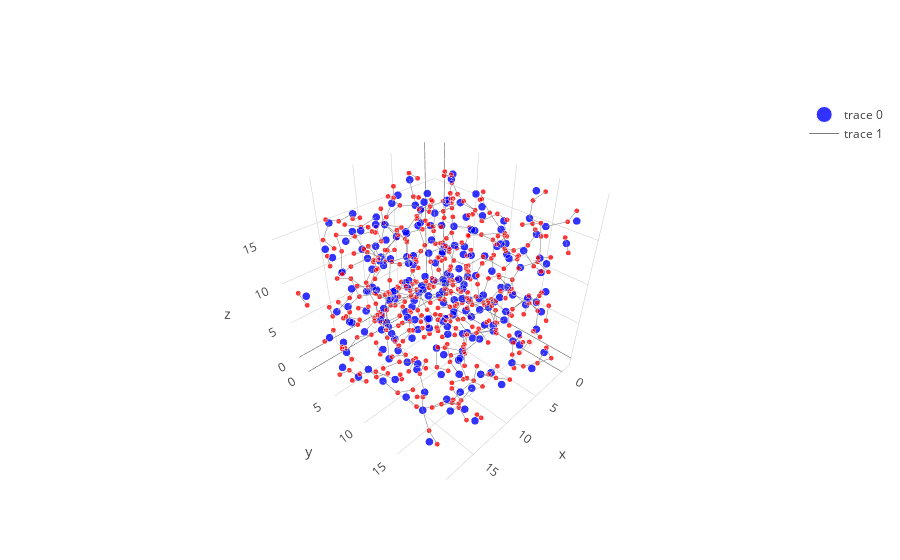

Notebook source saved alongside this figure:
### Code cell
print('displaying {0} points with {1} edges!'.format(len(graph_1), len(graph_1.edges())))
draw_plotly_3d_scatter(graph_1)

### Figure 1 — Plotly figure (JSON) as saved in the notebook; plotly's stock layout.template omitted (floating-point values rounded to 4 significant figures; data arrays with more than 128 entries replaced by an {"elided": "..."} marker saying what was removed)
{"data": [{"hovertext": {"elided": "648 str values"}, "marker": {"color": {"elided": "648 str values"}, "opacity": 0.8, "size": {"elided": "648 int values"}, "sizemode": "area"}, "mode": "markers", "type": "scatter3d", "x": {"elided": "648 float values"}, "y": {"elided": "648 float values"}, "z": {"elided": "648 float values"}}, {"hoverinfo": "none", "line": {"color": "rgb(125,125,125)", "width": 1}, "mode": "lines", "type": "scatter3d", "x": {"elided": "1362 float values"}, "y": {"elided": "1362 float values"}, "z": {"elided": "1362 float values"}}], "layout": {}}
